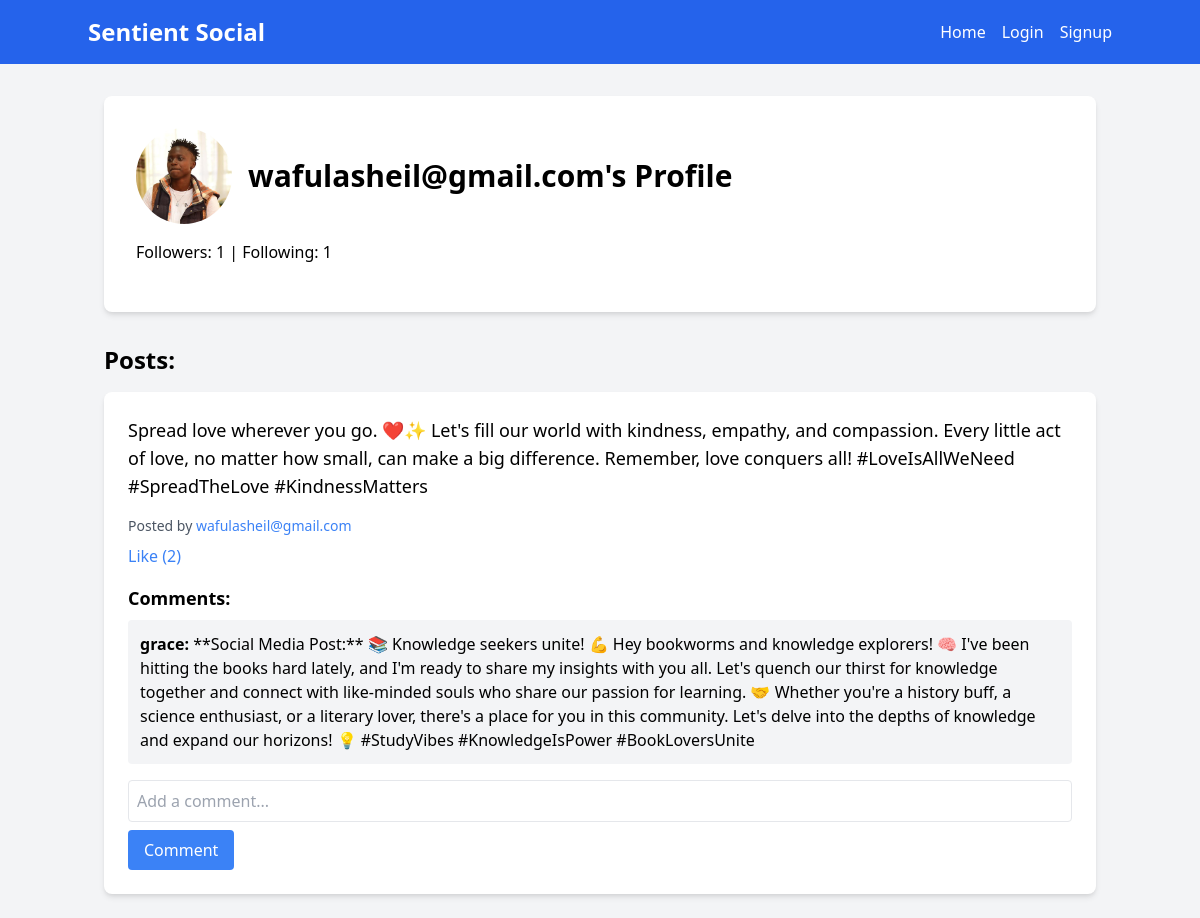
Screenshot of /profile/wafulasheil@gmail.com with the database file from the repository.
### app.py (models this page shows, shortened)
class User(db.Model):
    id = db.Column(db.Integer, primary_key=True)
    username = db.Column(db.String(80), unique=True, nullable=False)
    password = db.Column(db.String(120), nullable=False)
    posts = db.relationship('Post', backref='author', lazy='dynamic')
    profile_picture = db.Column(db.String(255), default='default_profile.jpg')
    followed = db.relationship(
        'User', secondary=followers,
        primaryjoin=(followers.c.follower_id == id),
        secondaryjoin=(followers.c.followed_id == id),
        backref=db.backref('followers', lazy='dynamic'), lazy='dynamic')

class Post(db.Model):
    id = db.Column(db.Integer, primary_key=True)
    content = db.Column(db.String(500), nullable=False)
    user_id = db.Column(db.Integer, db.ForeignKey('user.id'), nullable=False)
    media_url = db.Column(db.String(255))
    media_type = db.Column(db.String(10))
    timestamp = db.Column(db.DateTime, default=datetime.utcnow, index=True)
    likes = db.relationship('Like', backref='post', cascade='all, delete-orphan')
    comments = db.relationship('Comment', backref='post', cascade='all, delete-orphan')

class Comment(db.Model):
    id = db.Column(db.Integer, primary_key=True)
    content = db.Column(db.String(200), nullable=False)
    user_id = db.Column(db.Integer, db.ForeignKey('user.id'), nullable=False)
    post_id = db.Column(db.Integer, db.ForeignKey('post.id'), nullable=False)
    user = db.relationship('User', backref=db.backref('comments', lazy='dynamic'))

### app.py (the view)
@app.route('/profile/<username>')
def profile(username):
    user = User.query.filter_by(username=username).first_or_404()
    posts = user.posts.order_by(Post.timestamp.desc()).all()
    post_count = user.posts.count()
    return render_template('profile.html', user=user, posts=posts, post_count=post_count)

### app.py (called while the page is built)
@app.before_request
def load_user():
    g.user = None
    if 'user_id' in session:
        g.user = User.query.get(session['user_id'])

@app.context_processor
def inject_user():
    return dict(current_user=g.user)

### templates/profile.html (shortened to what this page needs)
{% extends "base.html" %}
{% block content %}
<div class="bg-white p-8 rounded-lg shadow-md mb-8">
    <div class="flex items-center mb-4">
        <img src="{{ url_for('uploaded_file', filename=user.profile_picture) }}" alt="{{ user.username }}'s profile picture" class="w-24 h-24 rounded-full object-cover mr-4">
        <div>
            <h1 class="text-3xl font-bold">{{ user.username }}'s Profile</h1>
        </div>
    </div>
    <p class="mb-4">Followers: {{ user.followers.count() }} | Following: {{ user.followed.count() }}</p>
</div>
    <h2 class="text-2xl font-bold mb-4">Posts:</h2>
    {% for post in posts %}
        <div class="bg-white p-6 rounded-lg shadow-md mb-6">
            <p class="text-lg mb-4">{{ post.content }}</p>
            <p class="text-sm text-gray-600 mb-2">Posted by <a href="{{ url_for('profile', username=post.author.username) }}" class="text-blue-500 hover:underline">{{ post.author.username }}</a></p>
            <form action="{{ url_for('like_post', post_id=post.id) }}" method="post" class="inline">
                <button type="submit" class="text-blue-500 hover:underline">Like ({{ post.likes|length }})</button>
            </form>
            <h3 class="text-lg font-semibold mt-4 mb-2">Comments:</h3>
            {% for comment in post.comments %}
                <div class="bg-gray-100 p-3 rounded mb-2">
                    <p><span class="font-semibold">{{ comment.user.username }}:</span> {{ comment.content }}</p>
                </div>
            {% endfor %}
            <form action="{{ url_for('comment_post', post_id=post.id) }}" method="post" class="mt-4">
                <input type="text" name="content" class="w-full p-2 border rounded" placeholder="Add a comment...">
                <button type="submit" class="mt-2 bg-blue-500 text-white px-4 py-2 rounded hover:bg-blue-600">Comment</button>
            </form>
        </div>
    {% endfor %}
{% endblock %}

### templates/base.html (shortened to what this page needs)
<!DOCTYPE html>
<html lang="en">
<head>
    <link href="https://cdn.jsdelivr.net/npm/tailwindcss@2.2.19/dist/tailwind.min.css" rel="stylesheet">
</head>
<body class="bg-gray-100">
    <nav class="bg-blue-600 p-4">
        <div class="container mx-auto flex justify-between items-center">
            <a href="{{ url_for('index') }}" class="text-white text-2xl font-bold">Sentient Social</a>
            <ul class="flex space-x-4">
                <li><a href="{{ url_for('index') }}" class="text-white hover:text-blue-200">Home</a></li>
                {% if current_user %}
                    <li><a href="{{ url_for('profile', username=current_user.username) }}" class="text-white hover:text-blue-200">Profile</a></li>
                    <a href="{{ url_for('notifications') }}" class="text-white hover:text-blue-200">Notifications</a>
                    <li><a href="{{ url_for('logout') }}" class="text-white hover:text-blue-200">Logout</a></li>
                    <li><button onclick="openChatbot()" class="text-white hover:text-blue-200">Sentient Ai</button></li>
                {% else %}
                    <li><a href="{{ url_for('login') }}" class="text-white hover:text-blue-200">Login</a></li>
                    <li><a href="{{ url_for('signup') }}" class="text-white hover:text-blue-200">Signup</a></li>
                {% endif %}
            </ul>
        </div>
    </nav>
    <div class="container mx-auto mt-8 px-4">
        {% block content %}{% endblock %}
    </div>
</body>
</html>

### rows the page displays
User: profile_picture (picture), username "wafulasheil@gmail.com"
Post: content "Spread love wherever you go. ❤️✨ Let's fill our world with kindness, empathy, and compassion. Every little act of love, no matter how small, can make a big difference. Remember, love conquers all! #LoveIsAllWeNeed #SpreadTheLove #KindnessMatters", author.username "wafulasheil@gmail.com", likes|length "2"
Comment: user.username "grace", content "**Social Media Post:** 📚 Knowledge seekers unite! 💪 Hey bookworms and knowledge explorers! 🧠 I've been hitting the books hard lately, and I'm ready to share my insights with you all. Let's quench our thirst for knowledge together and connect with like-minded souls who share our passion for learning. 🤝 Whether you're a history buff, a science enthusiast, or a literary lover, there's a place for you in this community. Let's delve into the depths of knowledge and expand our horizons! 💡 #StudyVibes #KnowledgeIsPower #BookLoversUnite"

### other values shown
{{ user.followers.count() }} "1"
{{ user.followed.count() }} "1"
